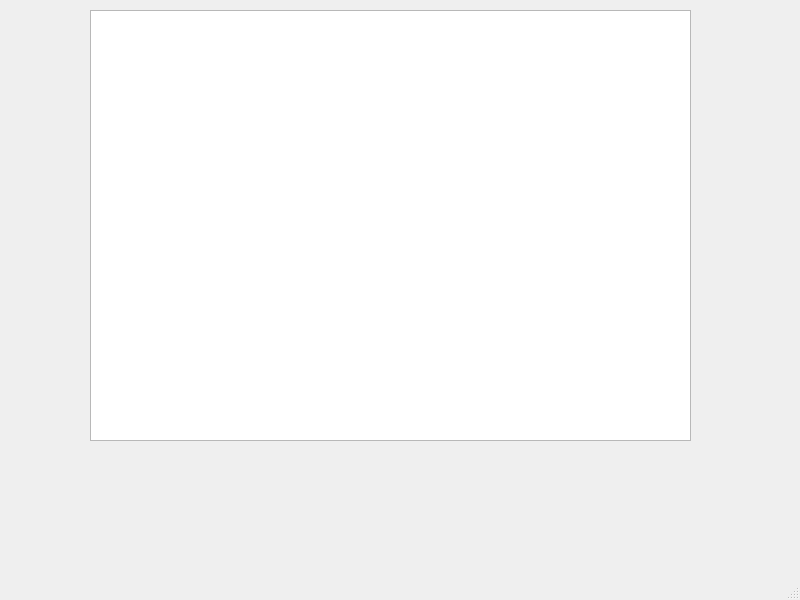
<?xml version="1.0" encoding="UTF-8"?>
<ui version="4.0">
 <class>Dialog</class>
 <widget class="QMainWindow" name="Dialog">
  <property name="geometry">
   <rect>
    <x>0</x>
    <y>0</y>
    <width>800</width>
    <height>600</height>
   </rect>
  </property>
  <property name="windowTitle">
   <string>Dialog</string>
  </property>
  <widget class="QWidget" name="centralwidget">
   <widget class="QGraphicsView" name="graphicsView">
    <property name="geometry">
     <rect>
      <x>90</x>
      <y>10</y>
      <width>601</width>
      <height>431</height>
     </rect>
    </property>
   </widget>
  </widget>
  <widget class="QMenuBar" name="menubar">
   <property name="geometry">
    <rect>
     <x>0</x>
     <y>0</y>
     <width>800</width>
     <height>22</height>
    </rect>
   </property>
  </widget>
  <widget class="QStatusBar" name="statusbar"/>
 </widget>
 <resources/>
 <connections/>
</ui>
